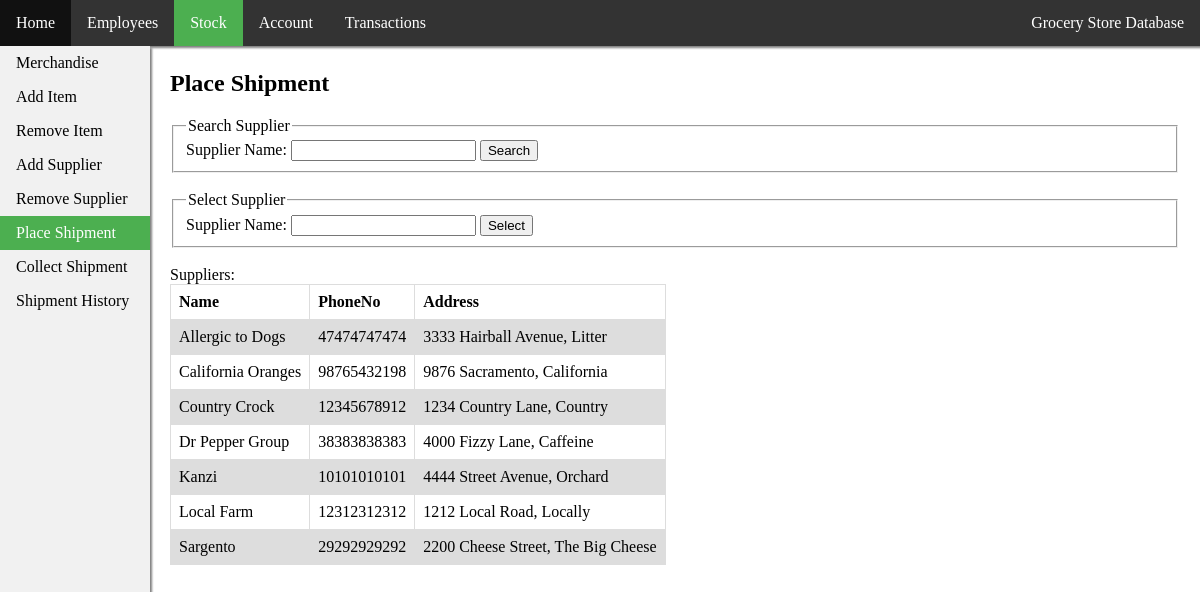
The page /shipment1.php on the database its author committed.
### tables this page shows
CREATE TABLE Supplier(
  Name		VARCHAR(20)		PRIMARY KEY,
  PhoneNo		CHAR(11),
  Address		VARCHAR(50)
);

### queries/getSupplierByName.php (the view, shortened to what this page needs)
<?php
$user = "root";
$pass = "";
$db = "grocerydb";
$conn = new mysqli("localhost", $user, $pass, $db);
if($Name1 == "")
{
  $sql = "SELECT Name, PhoneNo, Address From Supplier";
}
else
{
  $sql = "SELECT Name, PhoneNo, Address From Supplier
          WHERE Name Like '%" . $Name1 . "%'";
}
$result = $conn->query($sql);
if ($result->num_rows > 0) {
   echo "<table><tr>
   <th>Name</th>
   <th>PhoneNo</th>
   <th>Address</th>
   </tr>";
   while($row = $result->fetch_assoc()) {
       echo
       "<tr>
       <td>" . $row["Name"]. "</td>
       <td>" . $row["PhoneNo"]. "</td>
       <td>" . $row["Address"]. "</td>
       </tr>";
   }
   echo "</table>";
}
else {
   echo "0 results...scrub";
}
?>

### shipment1.php (shortened to what this page needs)
<!DOCTYPE html>
<html>
<head>
  <link rel="stylesheet" type="text/css" href="styles/navBar.css">
  <link rel="stylesheet" type="text/css" href="styles/content.css">
</head>
<body>
<?php
	include("menus/topNav.php");
?>
<?php
  include("menus/stockMenu.php");
?>
<div class="stuff">
	<h2> Place Shipment </h2>
  <fieldset>
    <legend> Search Supplier </legend>
    <form action="shipment1.php" method="post">
      Supplier Name:
      <input type="text" name="Name1">
      <input type="submit" value="Search">
    </form>
  </fieldset> <br>
  <fieldset>
    <legend> Select Supplier </legend>
    <form action="shipment3.php" method="post">
      Supplier Name:
      <input type="text" name="Name" required>
      <input type="submit" value="Select">
    </form>
  </fieldset> <br>
  Suppliers: <br>
  <?php
    if(isset($_POST["Name1"]))
      $Name1 = $_POST["Name1"];
    else
      $Name1 = "";
    include("queries/getSupplierByName.php");
  ?>
</div>
</body>
</html>

### menus/topNav.php (shortened to what this page needs)
<ul class = "navTop">
	<li class = "top"><a id = "T0" href ="home.php"> Home </a></li>
	<li class = "top"><a id = "T1" href ="employees1.php"> Employees </a></li>
	<li class = "top"><a id = "T2" href ="stock1.php"> Stock </a></li>
	<li class = "top"><a id = "T3" href ="account1.php"> Account </a></li>
	<li class = "top"><a id = "T4" href ="transactions5.php"> Transactions </a></li>
	<li class = "top last"><a style = "background-color: #333"> Grocery Store Database </a></li>
</ul>

### menus/stockMenu.php (shortened to what this page needs)
<ul class = "navLeft">
  <li class = "left"><a id = "L0" href ="stock1.php"> Merchandise </a></li>
  <li class = "left"><a id = "L1" href ="stock2.php"> Add Item </a></li>
  <li class = "left"><a id = "L2" href ="stock3.php"> Remove Item </a></li>
  <li class = "left"><a id = "L3" href ="supplier1.php"> Add Supplier </a></li>
  <li class = "left"><a id = "L4" href ="supplier2.php"> Remove Supplier </a></li>
  <li class = "left"><a id = "L5" href ="shipment1.php"> Place Shipment </a></li>
  <li class = "left"><a id = "L6" href ="shipment2.php"> Collect Shipment</a></li>
  <li class = "left"><a id = "L7" href ="shipment7.php"> Shipment History</a></li>
</ul>

### styles/navBar.css (style rules this page uses)
ul.navTop { list-style-type: none; margin: 0; padding: 0; overflow: hidden; background-color: #333; position: fixed; top: 0; width: 100%; box-shadow: 2px 2px 2px grey; }
li.top { float: left; }
li.top a { display: block; color: white; text-align: center; padding: 14px 16px; text-decoration: none; }
li.last { float:right; }
li.top a.active { background-color: #4CAF50; }
ul.navLeft { list-style-type: none; margin: 0; margin-top: 16px; padding: 0; width: 150px; background-color: #f1f1f1; position: fixed; height: 100%; overflow: auto; box-shadow: 2px 2px 2px grey; }
li.left a { display: block; color: #000; padding: 8px 16px; text-decoration: none; }
li.left:last-child { border-bottom: none; }
li.left a.active { background-color: #4CAF50; color: white; }

### styles/content.css (style rules this page uses)
body { margin: 0; }
.stuff { padding: 20px; margin-top: 30px; margin-left: 150px; height: 1500px; }
table { border-collapse: collapse; max-width: 100%; }
td, th { border: 1px solid #dddddd; text-align: left; padding: 8px; }
tr:nth-child(even) { background-color: #dddddd; }

### rows shown on the page
supplier: Name "Allergic to Dogs", PhoneNo "47474747474", Address "3333 Hairball Avenue, Litter"
supplier: Name "California Oranges", PhoneNo "98765432198", Address "9876 Sacramento, California"
supplier: Name "Country Crock", PhoneNo "12345678912", Address "1234 Country Lane, Country"
supplier: Name "Dr Pepper Group", PhoneNo "38383838383", Address "4000 Fizzy Lane, Caffeine"
supplier: Name "Kanzi", PhoneNo "10101010101", Address "4444 Street Avenue, Orchard"
supplier: Name "Local Farm", PhoneNo "12312312312", Address "1212 Local Road, Locally"
supplier: Name "Sargento", PhoneNo "29292929292", Address "2200 Cheese Street, The Big Cheese"
